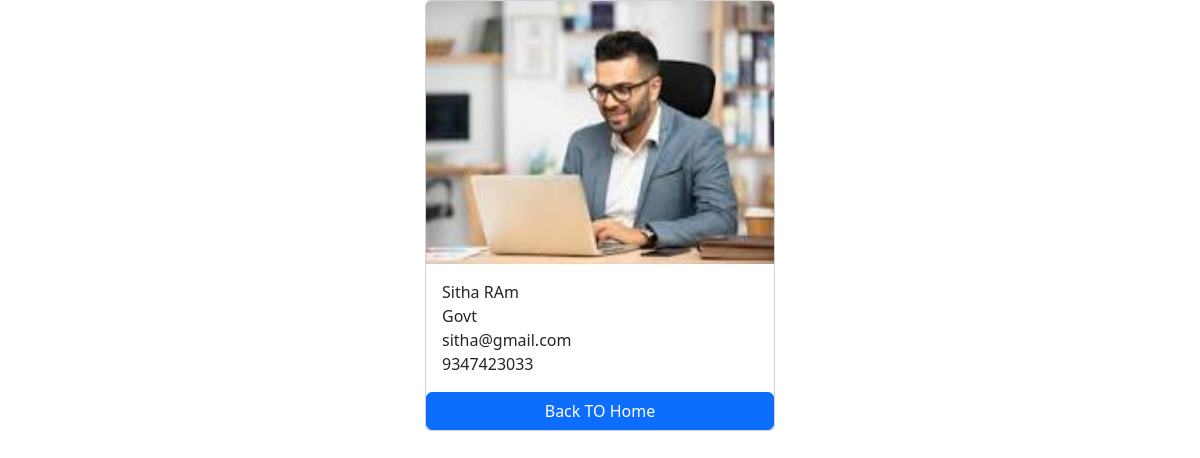
The app's page /employees/6/ with its own data.
### salary/models.py (models this page shows, shortened)
class Employee(models.Model):
    first_name=models.CharField(max_length=100);
    last_name=models.CharField(max_length=100);
    Photo=models.ImageField(upload_to='images');
    designation=models.CharField(max_length=100);
    email_address=models.CharField(max_length=100);
    Phone_Number=models.CharField(max_length=10);

### salary/views.py (the view)
# urls.py: path('employees/',include('salary.urls'),name='employee_detail')
def employee_detail(request,pk):
    employee=get_object_or_404(Employee,pk=pk)
    context={
        'employee':employee,
    }
    return render (request,'employee_detail.html',context)

### templates/employee_detail.html (shortened to what this page needs)
<!DOCTYPE html>
<html lang="en">
<head>
    <link href="https://cdn.jsdelivr.net/npm/bootstrap@5.3.3/dist/css/bootstrap.min.css" rel="stylesheet">
</head>
<body>
    <div class="container">
        <div class="card mx-auto" style="width: 350px;">
            <img src="{{employee.Photo.url}}" class="card-img-top" alt="">
            <div class="card-body">
                <p class="card-text m-0">{{employee.first_name}} {{employee.last_name}}</p>
                 <p class="card-text m-0">{{employee.designation }} </p>
                 <p class="card-text m-0">{{employee.email_address}} </p>
                 <p class="card-text m-0">{{employee.Phone_Number }} </p>
            </div>
            <a href="{% url 'home' %}" class="btn btn-primary" >Back TO Home</a>
        </div>
    </div>
</body>
</html>

### records on screen
Employee: Photo (picture), first_name "Sitha", last_name "RAm", designation "Govt", email_address "sitha@gmail.com", Phone_Number "9347423033"
